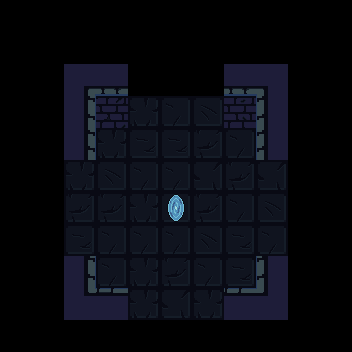

This game map was drawn from its Tiled (.tmx) file and the tilesets committed beside it. A one-line description and the full map source follow:
An orthogonal 11x11 tile map with 32x32 px tiles, 1 tile layer (Kachelebene 1) and 13 objects.

<map version="1.10" tiledversion="1.11.2" orientation="orthogonal" renderorder="right-down" width="11" height="11" tilewidth="32" tileheight="32" infinite="0" nextlayerid="5" nextobjectid="16">
 <tileset firstgid="1" source="Dungeon_Tileset_Tryout.tsx" />
 <layer id="1" name="Kachelebene 1" width="11" height="11">
  <data encoding="csv">
0,0,0,0,0,0,0,0,0,0,0,
0,0,0,0,0,0,0,0,0,0,0,
0,0,1,4,0,0,0,4,5,0,0,
0,0,17,18,34,50,67,20,21,0,0,
0,0,33,34,66,66,51,50,37,0,0,
0,0,34,67,50,50,35,51,35,0,0,
0,0,51,51,34,185,51,50,67,0,0,
0,0,66,50,50,50,67,66,50,0,0,
0,0,65,50,34,51,50,66,69,0,0,
0,0,81,82,34,35,34,84,85,0,0,
0,0,0,0,0,0,0,0,0,0,0
</data>
 </layer>
 <objectgroup id="4" name="util">
  <object id="15" x="144" y="176" width="64" height="64">
   <properties>
    <property name="type" value="entry" />
   </properties>
   <ellipse />
  </object>
 </objectgroup>
 <objectgroup id="2" name="collision">
  <object id="2" x="224" y="96" width="64" height="32" />
  <object id="3" x="64" y="96" width="64" height="32" />
  <object id="4" x="64" y="288" width="64" height="32" />
  <object id="5" x="224" y="288" width="64" height="32" />
  <object id="6" x="64" y="128" width="32" height="32" />
  <object id="7" x="256" y="128" width="32" height="32" />
  <object id="8" x="64" y="256" width="32" height="32" />
  <object id="9" x="256" y="256" width="32" height="32" />
 </objectgroup>
 <objectgroup id="3" name="door">
  <object id="10" x="128" y="96" width="96" height="32">
   <properties>
    <property name="type" value="top" />
   </properties>
  </object>
  <object id="11" x="128" y="288" width="96" height="32">
   <properties>
    <property name="type" value="bottom" />
   </properties>
  </object>
  <object id="12" x="64" y="160" width="32" height="96">
   <properties>
    <property name="type" value="left" />
   </properties>
  </object>
  <object id="13" x="256" y="160" width="32" height="96">
   <properties>
    <property name="type" value="right" />
   </properties>
  </object>
 </objectgroup>
</map>
